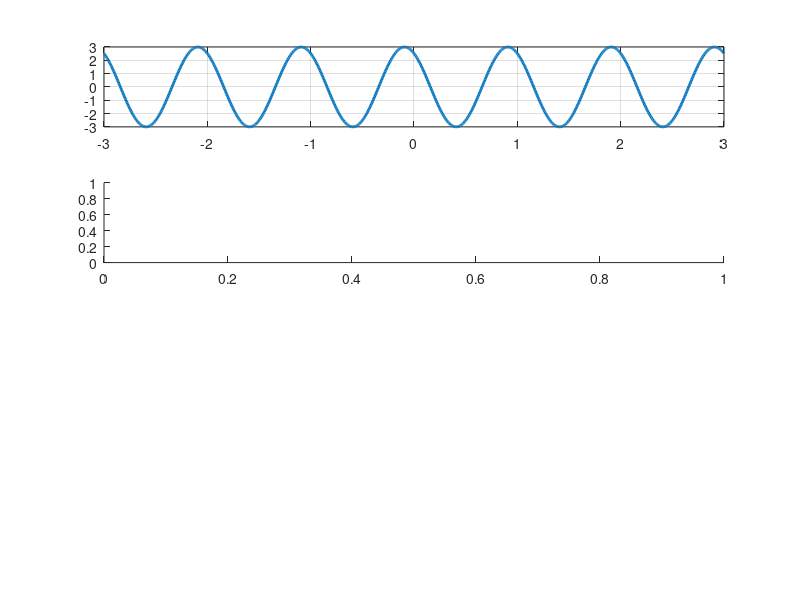

The MATLAB source for this figure: (Note: this script raises an error after producing the figure.)
% EE3370 Project 1
% MATLAB code for Version Control and MATLAB Plotting
% Travis Poole
% 02/25/15

clc      % Clear screen 
clear    % Clear all variables
A = 3; f= 1000; omega = 2*pi*f; 
angle = (33*pi)/180; T=1/f;
t=linspace(-3000*T,3000*T,1000);
x_t=3*cos(omega*t+angle);
f_t=cos(omega*t).*sin(omega*t);
subplot(4,1,1)
plot(t,x_t, 'linewidth',2);grid on
subplot(4,1,2)
u_t=heaviside(t);
u_ts=heaviside(t-1);
plot(t,u_t, 'linewidth',2);grid on
subplot(4,1,3)
plot(t,x_t.*u_t, 'linewidth',2);grid on
subplot(4,1,4)
plot(t,f_t.*u_ts, 'linewidth',2);grid on